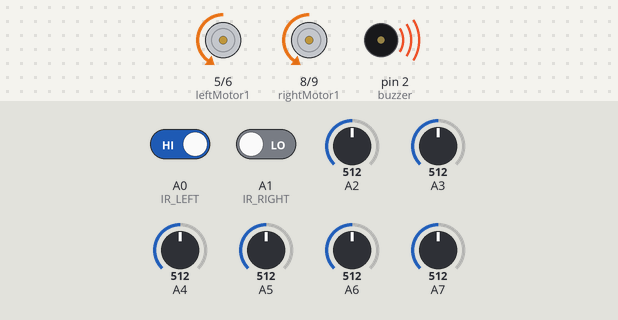
Simulated run of this sketch. Board: Arduino Nano, built with avr-gcc and run on an emulated ATmega328P. Shown: motor-driver pin pairs drawn as motors (green arrow = first pin HIGH = forward, orange = second pin HIGH = backward, longer = more drive, scaled by the enable pin), buzzer (waves = sounding, pin HIGH). Inputs (shaded band) come from the test bench; at power-on: A0 (IR_LEFT) HIGH, A2 = 512, A6 = 512, A7 = 512, A5 = 512, A3 = 512, A1 (IR_RIGHT) LOW, A4 = 512.

Above: at 13.2 s.
13.3 s: A0 (IR_LEFT) driven LOW
At 14.8 s:
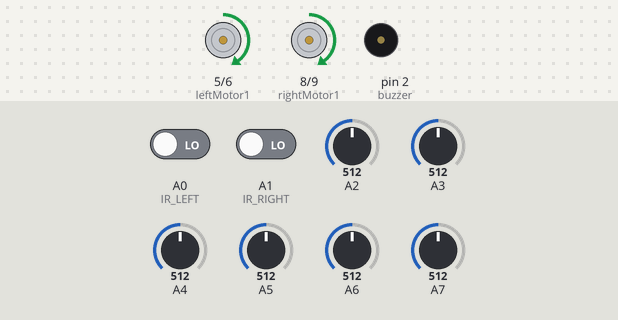
15.5 s: A2 set to 716
At 16.0 s:
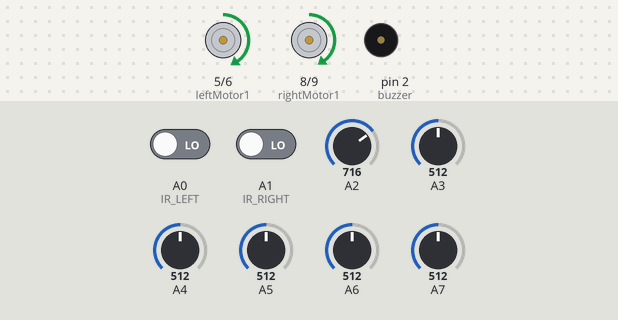
17.0 s: A6 set to 716
At 17.3 s:
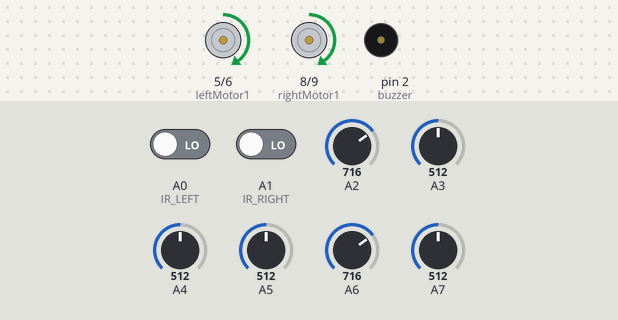
18.5 s: A7 set to 716
At 19.7 s:
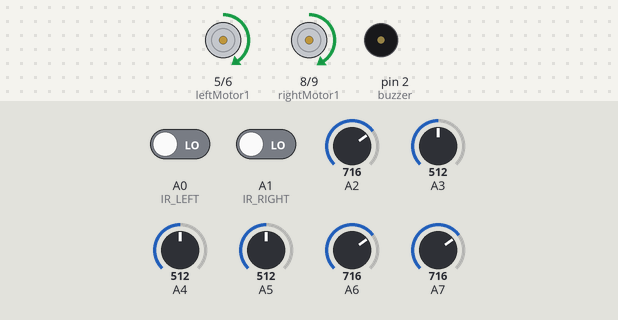
20.0 s: A5 set to 716
At 20.9 s:
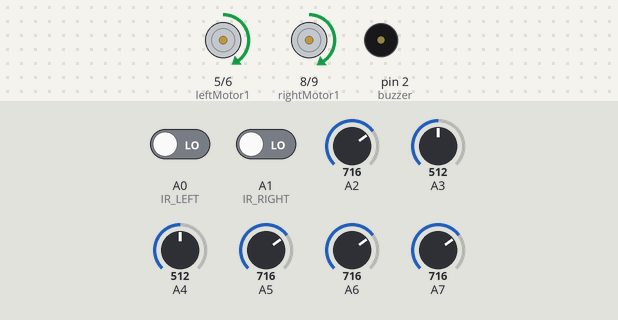
21.5 s: A3 set to 992
At 21.8 s:
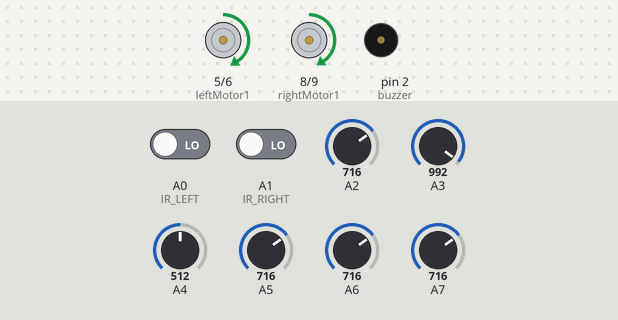
Timing chart, 0 to 24.0 s (numbered marks = the images above; inputs shaded):
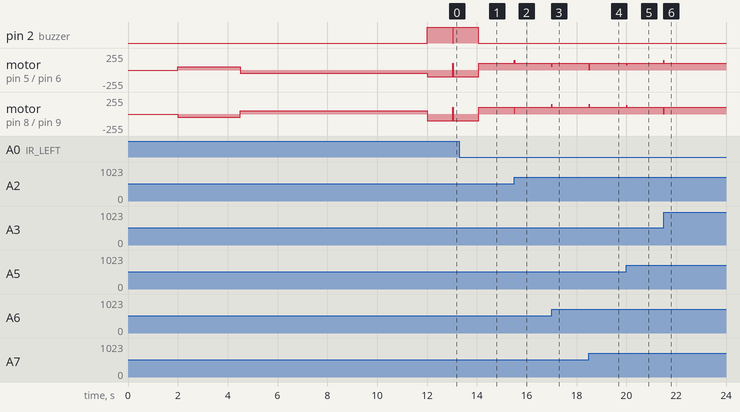

The sketch:

s.ino
```cpp
#include <QTRSensors.h>
#define Kp 0.01
#define Kd 0.5 // ( Note: Kp < Kd)
#define AMaxSpeed 250
#define ABaseSpeed 150
#define Aspeedturn 100
#define MaxSpeed 150
#define BaseSpeed 100
#define speedturn 50
#define NUM_SENSORS  6
#define rightMotor1 8
#define rightMotor2 9
#define rightMotorPWM 3
#define leftMotor1 5
#define leftMotor2 6
#define leftMotorPWM 10
#define motorpower 7
#define IR_RIGHT A1
#define IR_LEFT A0
#define IR_TOP 4
#define buzzer 2
#define white 350
#define black 900

QTRSensors qtr;

void setup()
{
  pinMode(rightMotor1, OUTPUT);
  pinMode(rightMotor2, OUTPUT);
  pinMode(rightMotorPWM, OUTPUT);
  pinMode(leftMotor1, OUTPUT);
  pinMode(leftMotor2, OUTPUT);
  pinMode(leftMotorPWM, OUTPUT);
  pinMode(buzzer, OUTPUT);

  qtr.setTypeAnalog();
  qtr.setSensorPins((const uint8_t[]){A7,A6,A5,A4,A3,A2}, NUM_SENSORS);
  qtr.setEmitterPin(13);

  delay(2000);

  int i;
  for (int i = 0; i < 40; i++)
  {
    if(i<10||i<20){
      move(1, speedturn, 0);//motor derecho hacia adelante
      move(0, speedturn, 1);//motor derecho hacia adelante
    }
    else{
      move(1, speedturn, 1);//motor derecho hacia adelante
      move(0, speedturn, 0);//motor derecho hacia adelante
    }
    qtr.calibrate();
    delay(100);
  }
  wait();
  delay(5000); // wait for 2s to position the bot before entering the main loop
}

int lastError = 0;
unsigned int sensors[NUM_SENSORS];
int position = qtr.readLineWhite(sensors);
uint16_t rawValues[NUM_SENSORS];

int rightMotorSpeed = 0;
int leftMotorSpeed = 0;

void loop()
{
  qtr.read(rawValues);
  if(sensors[0] > black && sensors[1] > black && sensors[2] > black && sensors[3] > black && sensors[4] > black && sensors[5] > black){
    wait();
    qtr.readLineWhite(sensors);
    apply_break();
    delay(1000);
    qtr.readLineWhite(sensors);
    while(sensors[2] > black && sensors[3] > black){
      qtr.readLineWhite(sensors);
      move(1, speedturn, 0);//motor derecho hacia adelante
      move(0, speedturn, 1);//motor derecho hacia adelante
    }
    apply_break();
    wait();
  }

  qtr.readLineWhite(sensors);
  position = qtr.readLineWhite(sensors);

  if(digitalRead(IR_RIGHT) && !digitalRead(IR_LEFT)){
    digitalWrite(buzzer, HIGH);
    apply_break();
    wait();
    delay(1000);
    digitalWrite(buzzer, LOW);
    position = qtr.readLineWhite(sensors);
    while(sensors[2] > black && sensors[3] > black){
      position = qtr.readLineWhite(sensors);
      move(1, speedturn, 0);//motor derecho hacia adelante
      move(0, speedturn, 1);//motor derecho hacia adelante
    }
    apply_break();
    wait();
  }

  if(!digitalRead(IR_RIGHT) && digitalRead(IR_LEFT)){
    digitalWrite(buzzer, HIGH);
    apply_break();
    wait();
    delay(1000);
    digitalWrite(buzzer, LOW);
    position = qtr.readLineWhite(sensors);
    while(sensors[2] > black && sensors[3] > black){
      position = qtr.readLineWhite(sensors);
      move(1, speedturn, 1);//motor derecho hacia adelante
      move(0, speedturn, 0);//motor derecho hacia adelante
    }
    apply_break();
    wait();
  }

  int error = position - 2500;
  int motorSpeed = Kp * error + Kd * (error - lastError);
  lastError = error;

  rightMotorSpeed = BaseSpeed + motorSpeed;
  leftMotorSpeed = BaseSpeed - motorSpeed;

  if (rightMotorSpeed > MaxSpeed ) rightMotorSpeed = MaxSpeed;
  if (leftMotorSpeed > MaxSpeed ) leftMotorSpeed = MaxSpeed;
  if (rightMotorSpeed < 0)rightMotorSpeed = 0;
  if (leftMotorSpeed < 0)leftMotorSpeed = 0;

  move(1, rightMotorSpeed, 1);//motor derecho hacia adelante
  move(0, leftMotorSpeed, 1);//motor izquierdo hacia adelante
}

void wait(){
  digitalWrite(motorpower,LOW);
}

void forward(){
  move(1, BaseSpeed, 1);//motor derecho hacia adelante
  move(0, BaseSpeed, 1);//motor derecho hacia adelante
}

void left(){
      move(1, speedturn, 1);//motor derecho hacia adelante
      move(0, speedturn, 0);//motor derecho hacia adelante
}

void right(){
      move(1, speedturn, 0);//motor derecho hacia adelante
      move(0, speedturn, 1);//motor derecho hacia adelante
}

void move(int motor, int speed, int direction){
  digitalWrite(motorpower,HIGH);
  boolean inPin1=HIGH;
  boolean inPin2=LOW;

  if(direction == 1){
    inPin1 = HIGH;
    inPin2 = LOW;
  }
  if(direction == 0){
    inPin1 = LOW;
    inPin2 = HIGH;
  }

  if(motor == 0){
    digitalWrite(leftMotor1, inPin1);
    digitalWrite(leftMotor2, inPin2);
    analogWrite(leftMotorPWM, speed);
  }
  if(motor == 1){
    digitalWrite(rightMotor1, inPin1);
    digitalWrite(rightMotor2, inPin2);
    analogWrite(rightMotorPWM, speed);
  }
}

void apply_break(){
  move(0, 100, 0);//motor derecho hacia adelante
  move(1, 100, 0);//motor izquierdo hacia adelante
  delay(10);
  wait();
}

void turn(char direction){
  digitalWrite(buzzer, HIGH);

  qtr.read(rawValues);
  while(rawValues[2] > black && rawValues[3] > black){
    qtr.read(rawValues);
    if(direction == 'r'){
      right();
    }
    else if(direction == 'l'){
      left();
    }

  }

  digitalWrite(buzzer, LOW);
}
```

Measured:
- after the input at 13.3 s, pin 2 (buzzer): goes on until 14.1 s, then stays LOW; motor on pin 5 (leftMotor1) / pin 6 (leftMotor2), motor on pin 8 (rightMotor1) / pin 9 (rightMotor2): goes on until 14.1 s, then stays forward 100/255
- after the input at 15.5 s, motor on pin 5 (leftMotor1) / pin 6 (leftMotor2): forward 100/255 → forward 101/255 at once; motor on pin 8 (rightMotor1) / pin 9 (rightMotor2): forward 100/255 → forward 99/255 at once
- after the input at 17.0 s, motor on pin 5 (leftMotor1) / pin 6 (leftMotor2): forward 101/255 → forward 100/255 at once; motor on pin 8 (rightMotor1) / pin 9 (rightMotor2): forward 99/255 → forward 100/255 at once
- after the input at 18.5 s, motor on pin 5 (leftMotor1) / pin 6 (leftMotor2): forward 100/255 → stopped at once, → forward 100/255 0.01 s later; motor on pin 8 (rightMotor1) / pin 9 (rightMotor2): forward 100/255 → forward 101/255 at once
- after the input at 20.0 s, motor on pin 5 (leftMotor1) / pin 6 (leftMotor2): forward 100/255 → forward 99/255 at once; motor on pin 8 (rightMotor1) / pin 9 (rightMotor2): forward 101/255 → forward 129/255 at once, → forward 101/255 0.01 s later
- after the input at 21.5 s, motor on pin 5 (leftMotor1) / pin 6 (leftMotor2): forward 99/255 → forward 102/255 at once; motor on pin 8 (rightMotor1) / pin 9 (rightMotor2): forward 101/255 → stopped at once, → forward 101/255 0.01 s later
